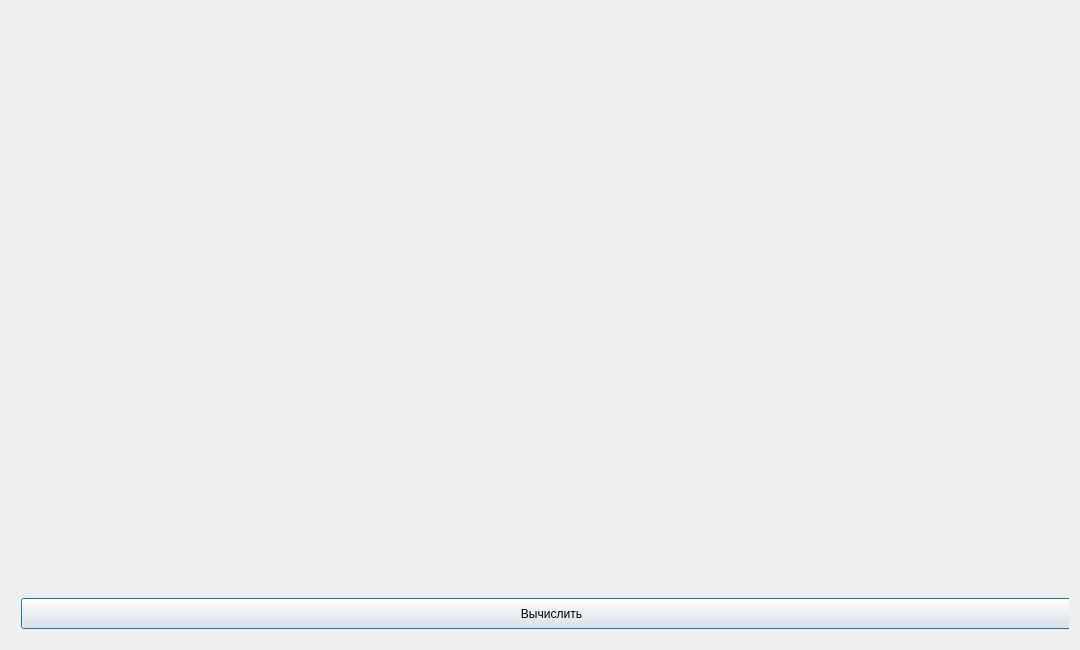
<?xml version="1.0" encoding="UTF-8"?>
<ui version="4.0">
 <class>Dialog</class>
 <widget class="QDialog" name="Dialog">
  <property name="geometry">
   <rect>
    <x>0</x>
    <y>0</y>
    <width>1080</width>
    <height>650</height>
   </rect>
  </property>
  <property name="windowTitle">
   <string>Dialog</string>
  </property>
  <layout class="QGridLayout" name="gridLayout">
   <item row="0" column="0">
    <widget class="PluginBaseElementsWidget" name="base_elements_widget" native="true">
     <widget class="QPushButton" name="calculatorE">
      <property name="geometry">
       <rect>
        <x>10</x>
        <y>587</y>
        <width>1061</width>
        <height>31</height>
       </rect>
      </property>
      <property name="text">
       <string>Вычислить</string>
      </property>
     </widget>
    </widget>
   </item>
  </layout>
 </widget>
 <customwidgets>
  <customwidget>
   <class>PluginBaseElementsWidget</class>
   <extends>QWidget</extends>
   <header location="global">PluginBaseElementsWidget/PluginBaseElementsWidget.h</header>
   <container>1</container>
  </customwidget>
 </customwidgets>
 <resources/>
 <connections/>
</ui>
